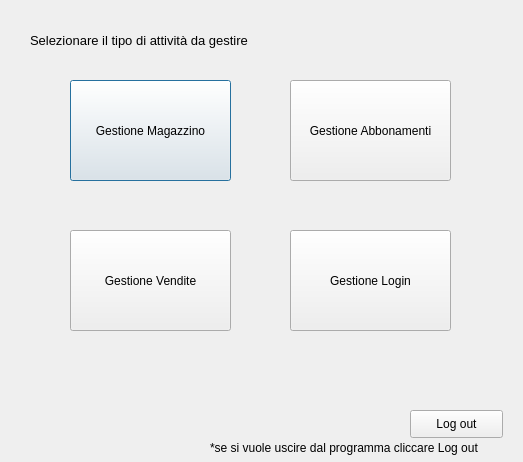
<?xml version="1.0" encoding="UTF-8"?>
<ui version="4.0">
 <class>VistaHome</class>
 <widget class="QDialog" name="VistaHome">
  <property name="geometry">
   <rect>
    <x>0</x>
    <y>0</y>
    <width>523</width>
    <height>462</height>
   </rect>
  </property>
  <property name="windowTitle">
   <string>Vista Home</string>
  </property>
  <widget class="QPushButton" name="pushButton">
   <property name="geometry">
    <rect>
     <x>70</x>
     <y>80</y>
     <width>161</width>
     <height>101</height>
    </rect>
   </property>
   <property name="text">
    <string>Gestione Magazzino</string>
   </property>
  </widget>
  <widget class="QPushButton" name="pushButton_2">
   <property name="geometry">
    <rect>
     <x>410</x>
     <y>410</y>
     <width>93</width>
     <height>28</height>
    </rect>
   </property>
   <property name="text">
    <string>Log out</string>
   </property>
  </widget>
  <widget class="QPushButton" name="pushButton_3">
   <property name="geometry">
    <rect>
     <x>290</x>
     <y>80</y>
     <width>161</width>
     <height>101</height>
    </rect>
   </property>
   <property name="text">
    <string>Gestione Abbonamenti</string>
   </property>
  </widget>
  <widget class="QPushButton" name="pushButton_4">
   <property name="geometry">
    <rect>
     <x>70</x>
     <y>230</y>
     <width>161</width>
     <height>101</height>
    </rect>
   </property>
   <property name="text">
    <string>Gestione Vendite</string>
   </property>
  </widget>
  <widget class="QLabel" name="label">
   <property name="geometry">
    <rect>
     <x>30</x>
     <y>30</y>
     <width>471</width>
     <height>21</height>
    </rect>
   </property>
   <property name="font">
    <font>
     <pointsize>10</pointsize>
    </font>
   </property>
   <property name="text">
    <string>Selezionare il tipo di attività da gestire</string>
   </property>
  </widget>
  <widget class="QLabel" name="label_2">
   <property name="geometry">
    <rect>
     <x>210</x>
     <y>440</y>
     <width>311</width>
     <height>16</height>
    </rect>
   </property>
   <property name="text">
    <string>*se si vuole uscire dal programma cliccare Log out</string>
   </property>
  </widget>
  <widget class="QPushButton" name="pushButton_5">
   <property name="geometry">
    <rect>
     <x>290</x>
     <y>230</y>
     <width>161</width>
     <height>101</height>
    </rect>
   </property>
   <property name="text">
    <string>Gestione Login</string>
   </property>
  </widget>
 </widget>
 <resources/>
 <connections/>
</ui>
